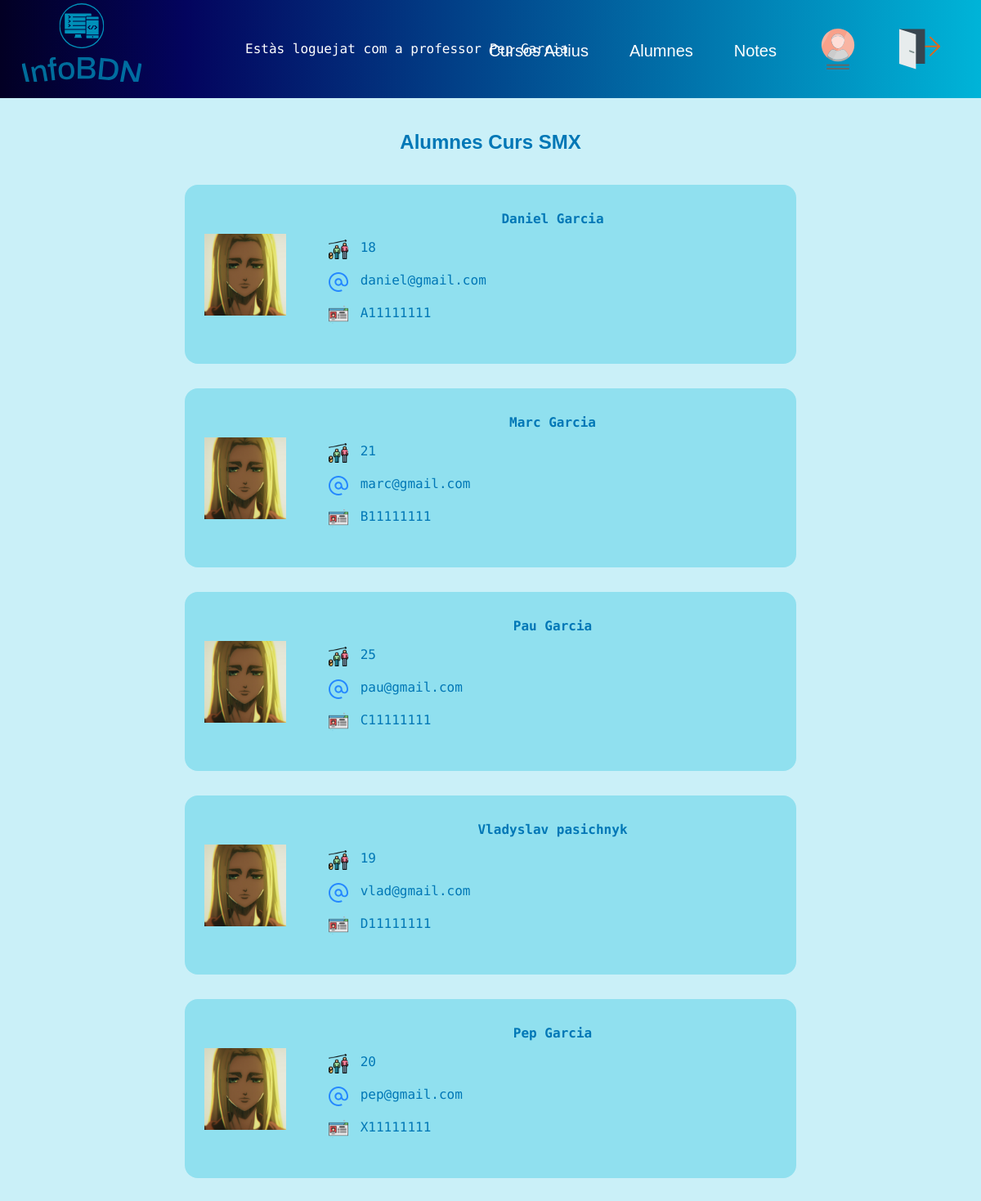
/InfoBDN/llistatalumnescurs_prof.php?codi=3&nomcurs=SMX (signed in), run on an earlier commit of the app's database.
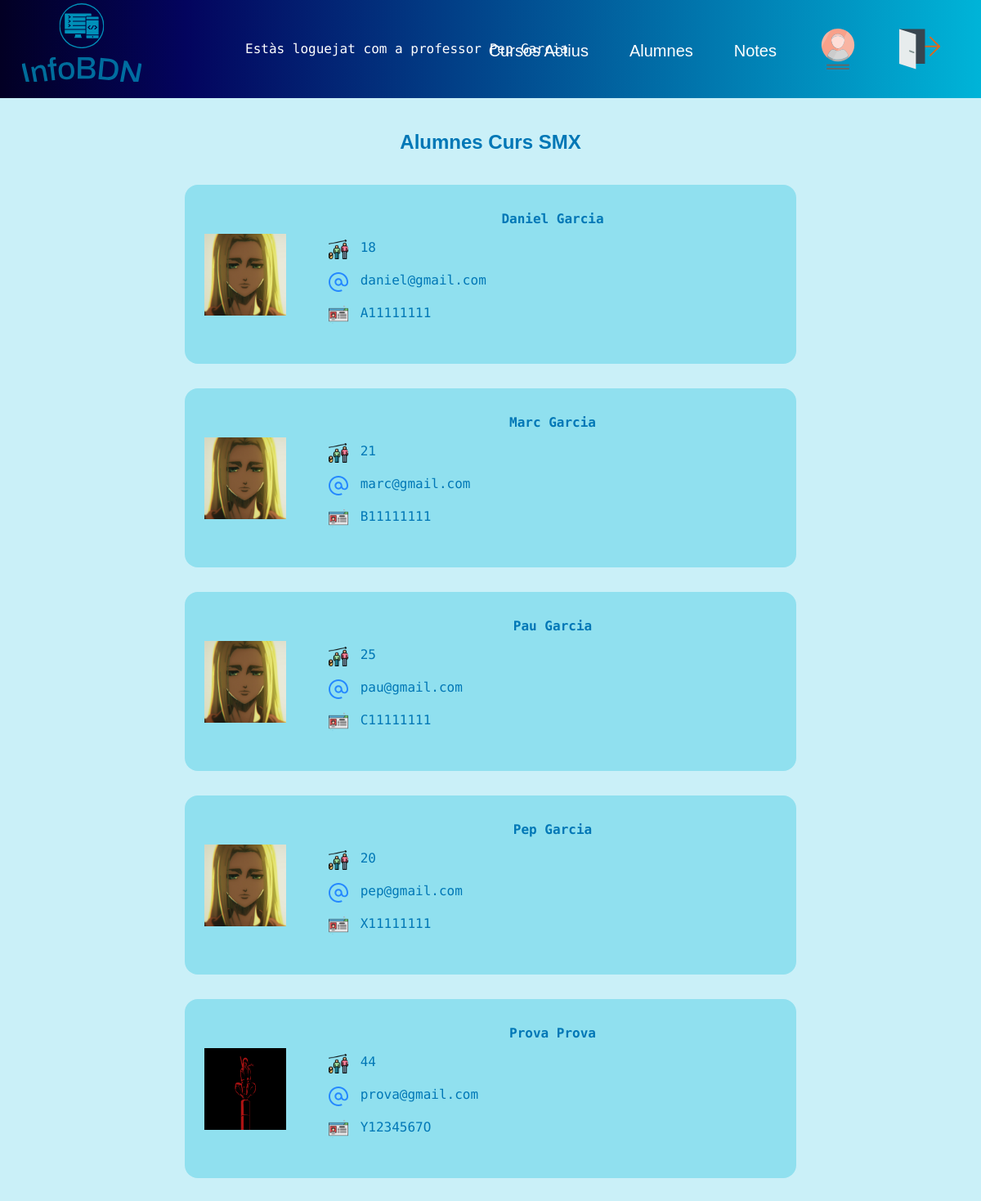
And on a later commit of the database.
### tables this page shows
CREATE TABLE `alumnes` (
  `DNI` varchar(12) NOT NULL,
  `Nom` varchar(20) NOT NULL,
  `Cognoms` varchar(20) NOT NULL,
  `Edat` int(3) NOT NULL,
  `Foto` varchar(255) NOT NULL,
  `Mail` varchar(55) NOT NULL,
  `password` varchar(100) NOT NULL
);

### InfoBDN/llistatalumnescurs_prof.php (the view, shortened to what this page needs)
<!DOCTYPE html>
<html lang="ca">
<head>
    <link rel="stylesheet" href="style.css">
</head>
<body>
    <?php
    include "functions.php";
    if (isset($_SESSION["email"]) && $_SESSION["role"] == "prof") {
        $bddcon = getBddConn();
        if ($_REQUEST['codi']) {
            $codi = $_REQUEST['codi'];
            echo "<h1 class='pageTitles'>Alumnes Curs " . $_REQUEST['nomcurs'] . "</h1><br><br>";
            $sql = "SELECT * FROM matricula WHERE Codi_curs like '$codi'";
            $consulta = mysqli_query($bddcon, $sql);
            $numlines = mysqli_num_rows($consulta);
            for ($i = 0; $i < $numlines; $i++) {
                $matricula = mysqli_fetch_assoc($consulta);
                $dnialum = $matricula['DNI_alum'];
                $sql2 = "SELECT * FROM alumnes WHERE DNI like '$dnialum'";
                $consulta2 = mysqli_query($bddcon, $sql2);
                $alumne = mysqli_fetch_assoc($consulta2);
                echo "<div class='cursDisponible'>
                    <div class='leftContent'>
                        <img src='" . $alumne['Foto'] . "'>
                    </div>
                    <div class='rightContent'>
                        <div class='cursDispTitle'>" . $alumne['Nom'] . " " . $alumne['Cognoms'] . "</div>
                        <div class='cursDispRow'><img class='cursIcon' src='img/age.png'> &nbsp" . $alumne['Edat'] . "  </div>
                        <div class='cursDispRow'><img class='cursIcon' src='img/email.svg'> &nbsp" . $alumne['Mail'] . "  </div>
                        <div class='cursDispRow'><img class='cursIcon' src='img/dni.png'> &nbsp" . $alumne['DNI'] . "  </div>
                        <div class='cursDispRow'></div>
                    </div>
                </div>";
            }
        } else {
            echo "<p>no hem pogut obtenir el codi del curs.</p>";
            echo "<META HTTP-EQUIV='REFRESH' CONTENT='1.5;URL=cursos_prof.php'>";
        }
    } else {
        echo "<p>Has d'estar valiat per veure aquesta pàgina</p>";
        echo "<META HTTP-EQUIV='REFRESH' CONTENT='1.5;URL=index.php'>";
    }
    ?>
</body>
</html>

What changed in the data, as far as the page shows it:
no longer on this page (row edited): alumnes: Foto (picture), Nom "Vladyslav", Cognoms "pasichnyk", Edat "19", Mail "vlad@gmail.com", DNI "D11111111"
added alumnes: Foto (picture), Nom "Prova", Cognoms "Prova", Edat "44", Mail "prova@gmail.com", DNI "Y1234567O"
